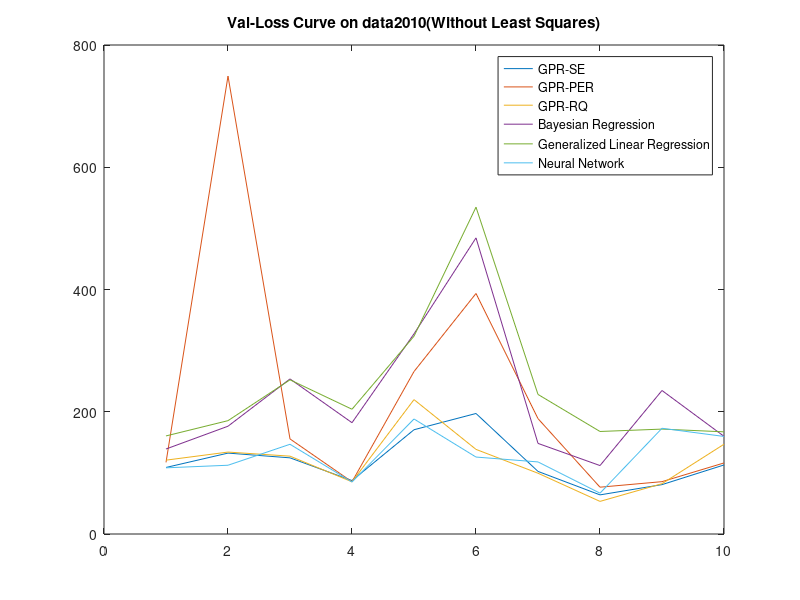
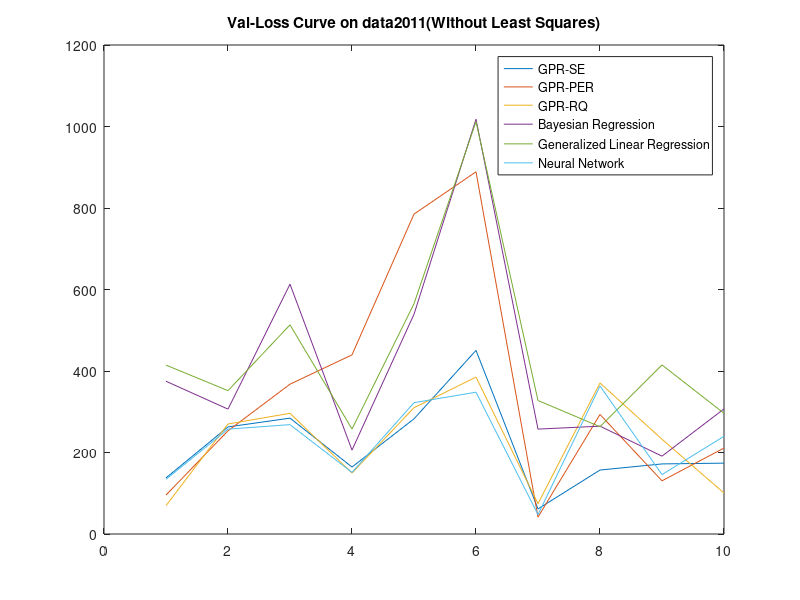
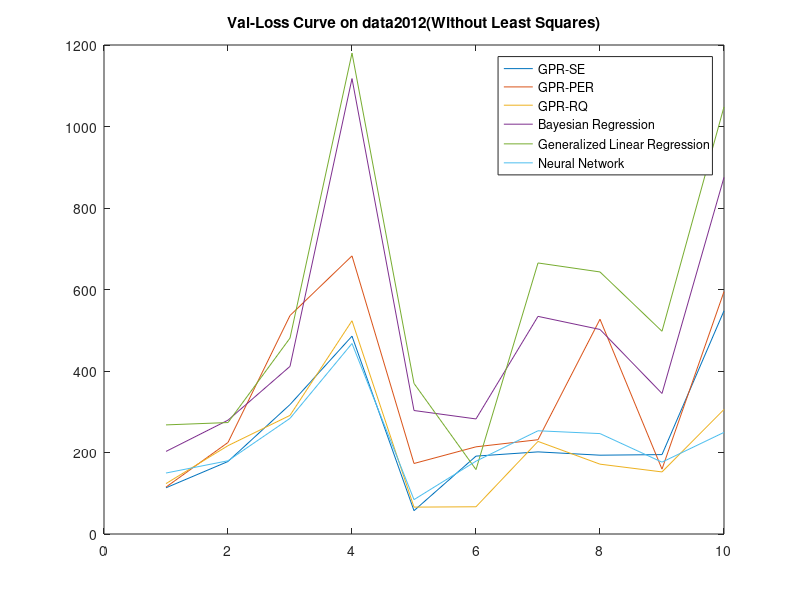
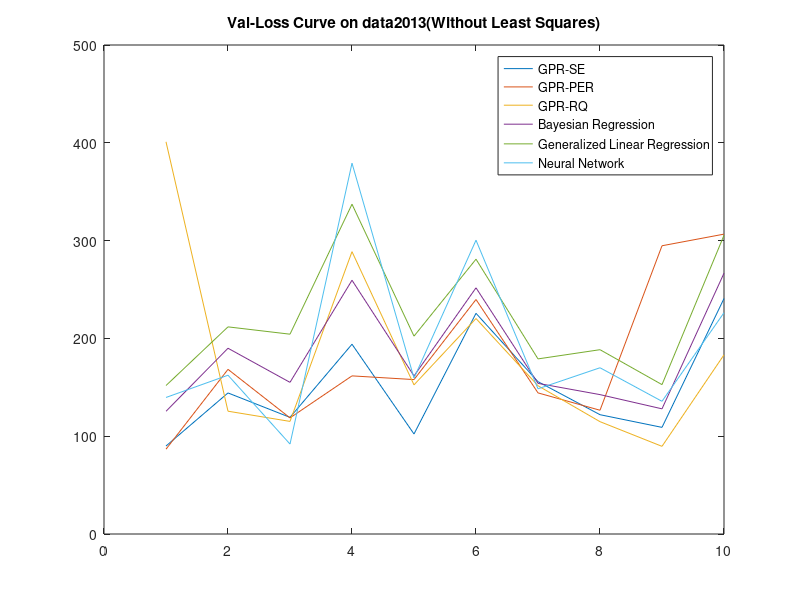

These charts were generated, in order, by the following MATLAB code:
x=1:10;
yse=[
    108.843 132.354 124.611 87.401 170.573 197.163 102.401 64.012 80.780 112.958;
    137.705 262.782 284.325 164.340 282.592 450.594 61.530 156.973 171.986 173.888;
    113.405 177.952 317.629 485.550 57.305 191.138 201.533 193.404 194.851 547.723;
    89.950 144.235 119.249 194.048 102.267 225.646 155.758 121.990 109.030 240.782;
    115.953 118.025 134.792 142.803 113.961 337.826 158.193 170.989 168.978 13.037
];
yper=[
    117.142 749.153 155.542 85.393 265.819 393.499 188.744 76.594 85.638 116.246;
    95.547 253.272 367.646 439.593 785.040 888.793 41.519 293.343 130.491 210.898;
    115.074 224.607 536.087 682.477 173.053 213.942 231.370 527.044 159.197 594.778;
    86.711 168.355 118.737 161.682 157.893 239.776 144.284 126.538 294.730 306.613;
    110.183 291.420 52.465 580.805 208.291 336.501 130.331 614.541 208.529 47.591
];
yrq=[
    120.818 134.038 127.361 85.403 219.851 138.443 99.421 53.354 82.307 146.848;
    69.524 269.970 296.230 149.643 309.913 385.003 74.421 370.579 232.471 100.446;
    123.681 216.792 291.051 523.308 65.969 66.835 227.231 171.385 152.351 305.692;
    401.025 125.561 115.130 288.679 152.484 220.311 151.588 114.863 89.631 183.216;
    96.299 138.938 102.485 154.067 100.619 324.529 86.746 138.441 147.913 39.944
];
ya=[
    1040.259 155.739 348.609 672.916 326.054 2210.574 3538.109 332.350 3087.348 2098.516;
    918.498 1505.930 415.942 3583.986 2693.586 10730.879 969.070 9420.676 1218.853 405.661;
    880.756 747.793 4039.713 1177.797 2544.368 170.480 8571.873 340.622 303.887 415.660;
    201.055 6675.264 10147.441 439.635 442.419 657.179 1952.527 3234.103 3136.239 332.986;
    2448.1 5119.37 2787.881 2967.259 6459.514 7795.959 1472.975 1024.52 750.198 622.867
];
yb=[
    139.047 176.336 253.709 182.110 327.444 484.444 148.226 111.97 234.774 159.807;
    374.87 306.422 613.02 205.931 539.271 1017.765 257.422 264.622 191.012 306.933;
    202.638 279.345 411.349 1117.588 303.047 282.377 534.062 501.946 344.9 875.066;
    125.45 189.938 155.058 259.46 161.613 251.715 154.02 142.524 127.984 266.666;
    125.111 161.457 149.182 193.786 137.483 387.154 173.410 236.178 147.018 80.257
];
yc=[
    160.438 185.435 252.248 204.108 323.565 534.693 228.329 167.727 171.621 167.142;
    414.473 351.788 513.321 257.635 565.167 1012.007 327.598 263.267 414.907 296.175;
    267.749 273.507 480.766 1180.147 369.552 158.084 665.13 643.089 497.531 1048.263;
    151.797 211.794 204.309 337.221 202.304 281.002 179.042 188.457 152.745 305.409;
    189.075 200.328 177.108 203.935 173.528 417.1 174.613 276.368 86.682 107.687
];
ynn=[
    108.270 112.487 146.782 85.131 188.168 125.898 117.915 66.789 172.969 159.597;
    134.148 257.385 268.385 151.202 322.274 347.955 47.591 363.230 145.812 239.782;
    149.636 179.737 283.802 467.522 84.360 178.695 253.323 246.401 176.326 249.377;
    139.601 162.362 91.98 379.158 159.43 300.412 148.464 169.982 135.677 226.276;
    134.195 147.912 121.641 229.911 200.635 322.346 88.117 163.975 139.507 116.794
];
year = [2010,2011,2012,2013,2014];

for i = 1:5
    figure(i);
    plot(x,yse(i,:),x,yper(i,:),x,yrq(i,:),x,yb(i,:),x,yc(i,:),x,ynn(i,:))
    legend('GPR-SE','GPR-PER','GPR-RQ','Bayesian Regression','Generalized Linear Regression','Neural Network')
    title(['Val-Loss Curve on data',num2str(year(i)),'(Without Least Squares)'])
end